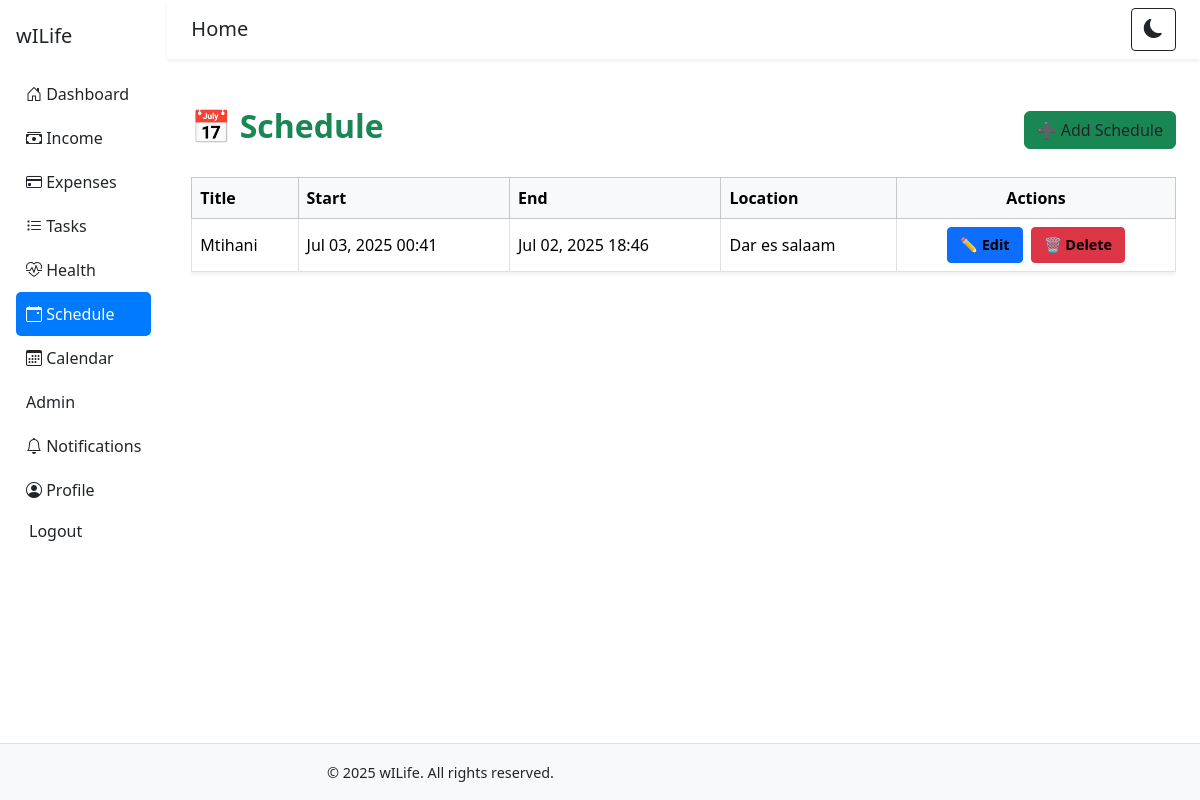
Screenshot of /schedule/ (signed in) with the database file from the repository.
### core/models.py (models this page shows, shortened)
class Schedule(models.Model):
    user = models.ForeignKey(User, on_delete=models.CASCADE)
    title = models.CharField(max_length=200)
    description = models.TextField(blank=True, null=True)
    start_datetime = models.DateTimeField()
    end_datetime = models.DateTimeField()
    location = models.CharField(max_length=200, blank=True, null=True)
    reminder_datetime = models.DateTimeField(blank=True, null=True)
    reminder_sent = models.BooleanField(default=False)

### core/views.py (the view)
# urls.py: path('schedule/', views.schedule_list, name='schedule_list'),
@login_required
def schedule_list(request):
    schedules = Schedule.objects.filter(user=request.user).order_by('start_datetime')
    return render(request, 'schedule_list.html', {'schedules': schedules})

### core/context_processors.py (called while the page is built)
def current_year(request):
    return {'year': datetime.now().year}

### core/templates/schedule_list.html (shortened to what this page needs)
{% extends 'base.html' %}
{% block content %}
<div class="container py-4">
  <div class="d-flex flex-column flex-md-row justify-content-between align-items-start align-items-md-center mb-4 gap-2">
    <h2 class="fw-bold text-success">📅 Schedule</h2>
    <a href="{% url 'schedule_create' %}" class="btn btn-success">
      ➕ Add Schedule
    </a>
  </div>
  <div class="table-responsive">
    <table class="table table-bordered table-hover align-middle shadow-sm">
      <thead class="table-light">
        <tr>
          <th>Title</th>
          <th>Start</th>
          <th>End</th>
          <th>Location</th>
          <th class="text-center">Actions</th>
        </tr>
      </thead>
      <tbody>
        {% for event in schedules %}
        <tr>
          <td>{{ event.title }}</td>
          <td>{{ event.start_datetime|date:"M d, Y H:i" }}</td>
          <td>{{ event.end_datetime|date:"M d, Y H:i" }}</td>
          <td>{{ event.location|default:"-" }}</td>
          <td class="text-center">
            <div class="d-flex justify-content-center gap-2 flex-wrap">
              <a href="{% url 'schedule_update' event.pk %}" class="btn btn-sm btn-primary">
                ✏️ Edit
              </a>
              <a href="{% url 'schedule_delete' event.pk %}" class="btn btn-sm btn-danger"
                 onclick="return confirm('Are you sure you want to delete this event?');">
                🗑️ Delete
              </a>
            </div>
          </td>
        </tr>
        {% empty %}
        <tr>
          <td colspan="5" class="text-center text-muted py-4">No scheduled events found.</td>
        </tr>
        {% endfor %}
      </tbody>
    </table>
  </div>
</div>
{% endblock %}

### core/templates/base.html (style rules this page uses)
body, .sidebar, .navbar, .container-fluid, .main-content { background-color: white !important; color: #212529 !important; }
.sidebar a, .navbar a, .btn, .navbar-brand { color: inherit; }

### core/templates/schedule_list.html (style rules this page uses)
.btn-sm { font-size: 0.9rem; font-weight: 600; padding: 6px 12px; }
.btn-primary { background-color: #0d6efd; border-color: #0d6efd; }
.btn-danger { background-color: #dc3545; border-color: #dc3545; }

### rows the page displays
Schedule: title "Mtihani", start_datetime "Jul 03, 2025 00:41", end_datetime "Jul 02, 2025 18:46", location "Dar es salaam"
